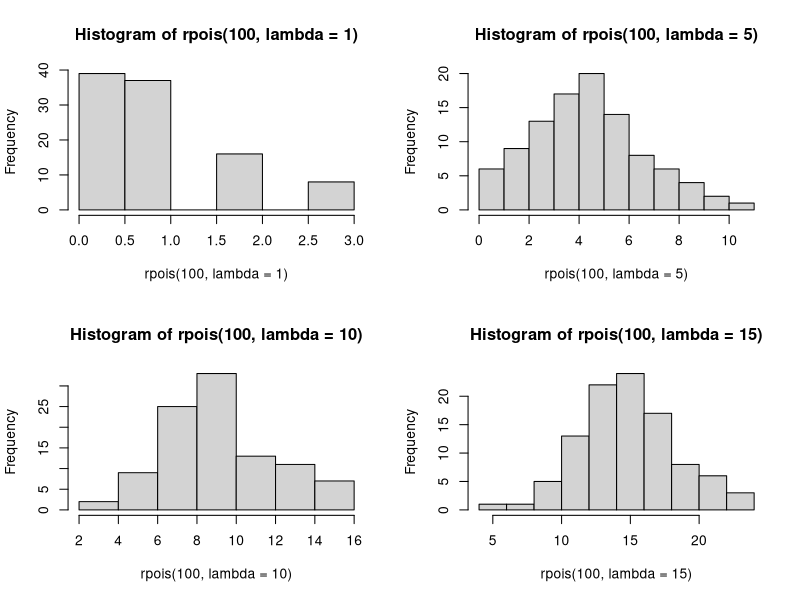
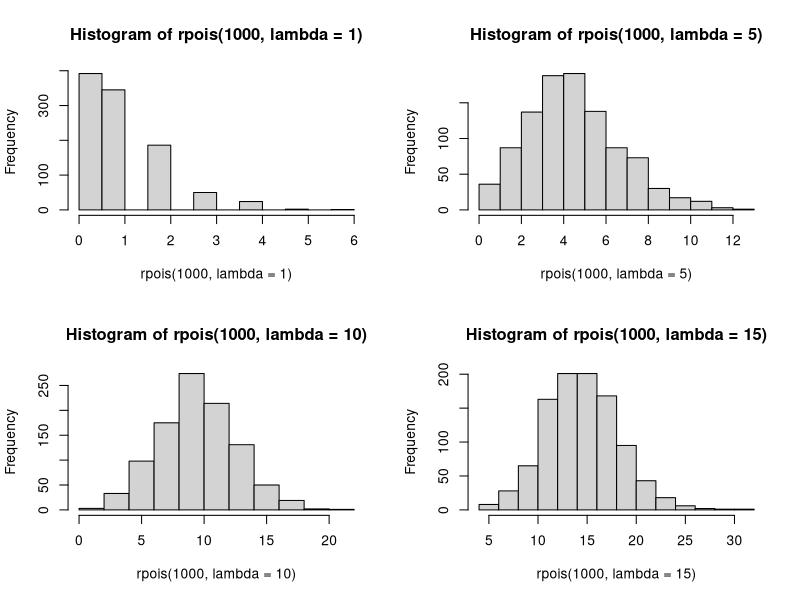
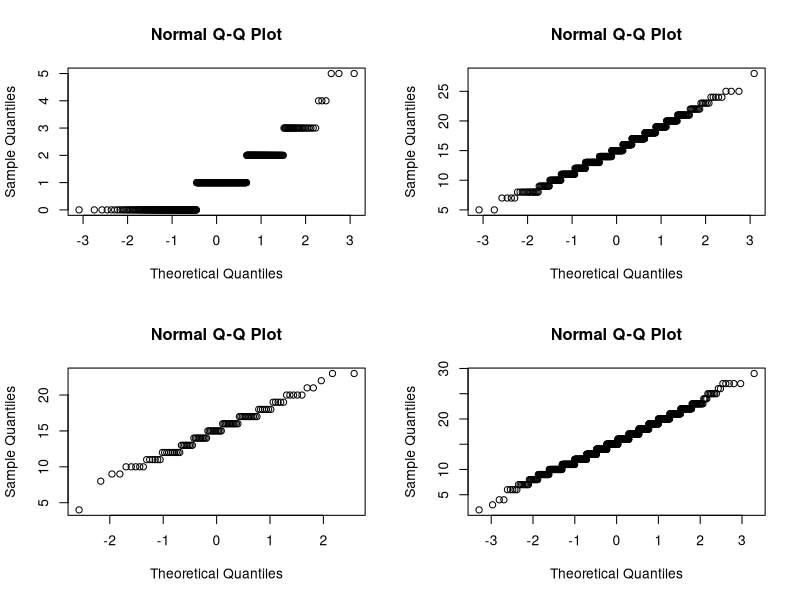
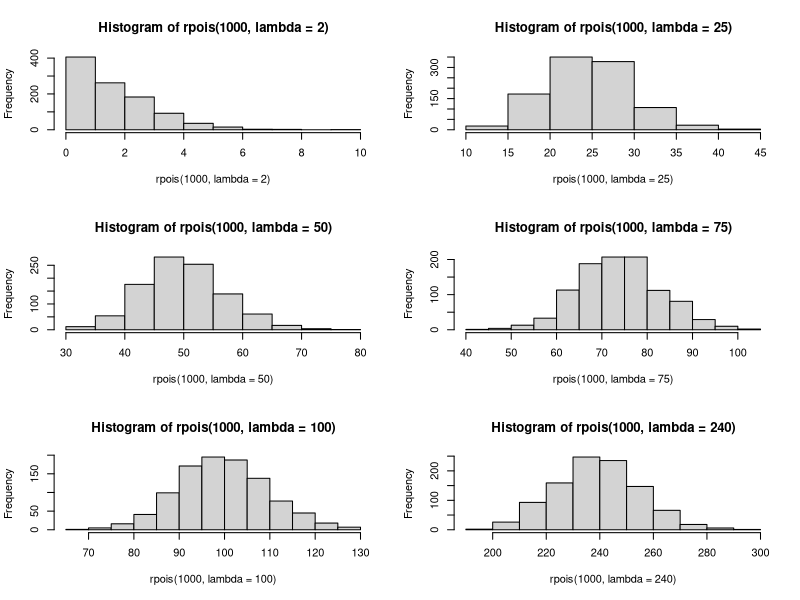

Source code (R) for these figures, in order: (Note: this script raises an error after producing the figures.)
## ---- chunk 1
library(multcomp)
library(lme4)
## ---- chunk 2
africa_data=read.table("africa.txt", header=TRUE)
par(mfrow=c(2,2))
hist(rpois(100, lambda = 1))
hist(rpois(100, lambda = 5))
hist(rpois(100, lambda = 10))
hist(rpois(100, lambda = 15))

## ---- chunk 3
par(mfrow=c(2,2))
hist(rpois(1000, lambda = 1))
hist(rpois(1000, lambda = 5))
hist(rpois(1000, lambda = 10))
hist(rpois(1000, lambda = 15))
## ---- chunk 4
par(mfrow=c(2,2))
qqnorm(rpois(500, lambda = 1))
qqnorm(rpois(500, lambda = 15))
qqnorm(rpois(100, lambda = 15))
qqnorm(rpois(1000, lambda = 15))
## ---- chunk 5
africa_data=read.table("africa.txt", header=TRUE)
par(mfrow=c(3,2))
hist(rpois(1000, lambda = 2))
hist(rpois(1000, lambda = 25))
hist(rpois(1000, lambda = 50))
hist(rpois(1000, lambda = 75))
hist(rpois(1000, lambda = 100))
hist(rpois(1000, lambda = 240))
## ---- chunk 6
#Analysisof variance
galaglm_full=glm(miltcoup~oligarchy+pollib+parties+pctvote+popn+size+numelec +numregim,family=poisson,data=africa_data)
error1 = summary(galaglm_full)$r.squared
summary(galaglm_full)
## ---- chunk 7

#Analysisof variance
galaglm=glm(miltcoup~oligarchy+pollib+parties+pctvote+popn+size +numregim,family=poisson,data=africa_data)
summary(galaglm)
## ---- chunk 8
galaglm=glm(miltcoup~oligarchy+pollib+parties+pctvote+popn+size,family=poisson,data=africa_data)
summary(galaglm)
## ---- chunk 9
galaglm=glm(miltcoup~oligarchy+pollib+parties+pctvote+popn,family=poisson,data=africa_data)
summary(galaglm)
## ---- chunk 10
galaglm=glm(miltcoup~oligarchy+pollib+parties+pctvote,family=poisson,data=africa_data)
summary(galaglm)
## ---- chunk 11
galaglm=glm(miltcoup~oligarchy+pollib+parties,family=poisson,data=africa_data)
summary(galaglm)
## ---- chunk 12
print(error1)
print(error2)
## ---- chunk 13
par(mfrow=c(2,2))
attach(africa_data)
plot(fitted(galaglm),residuals(galaglm))
plot(residuals(galaglm),parties)
plot(residuals(galaglm),pollib)
plot(residuals(galaglm),oligarchy)
## ---- chunk 14
par(mfrow=c(1,3))
plot(residuals(galaglm_full),parties)
plot(log(fitted(galaglm)),residuals(galaglm))
plot(log(fitted(galaglm)),residuals(galaglm,type="response"))
#plot(1:36,cooks.distance(galaglm))
print(residuals(galaglm))
## ---- chunk 15
  
